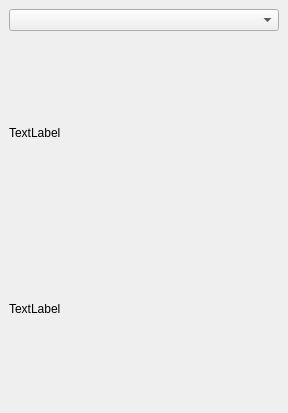
<?xml version="1.0" encoding="UTF-8"?>
<ui version="4.0">
 <class>ControlPointsSelectorDockWidgetBase</class>
 <widget class="QDockWidget" name="ControlPointsSelectorDockWidgetBase">
  <property name="geometry">
   <rect>
    <x>0</x>
    <y>0</y>
    <width>288</width>
    <height>413</height>
   </rect>
  </property>
  <property name="windowTitle">
   <string>Определитель точек контроля</string>
  </property>
  <widget class="QWidget" name="dockWidgetContents">
   <layout class="QGridLayout" name="gridLayout">
    <item row="1" column="1">
     <layout class="QVBoxLayout" name="verticalLayout">
      <item>
       <widget class="QComboBox" name="comboBox_objectNumber"/>
      </item>
      <item>
       <layout class="QVBoxLayout" name="verticalLayout_2">
        <item>
         <spacer name="horizontalSpacer_2">
          <property name="orientation">
           <enum>Qt::Horizontal</enum>
          </property>
          <property name="sizeHint" stdset="0">
           <size>
            <width>40</width>
            <height>20</height>
           </size>
          </property>
         </spacer>
        </item>
        <item>
         <widget class="QLabel" name="label_weather_OWM">
          <property name="text">
           <string>TextLabel</string>
          </property>
         </widget>
        </item>
        <item>
         <spacer name="horizontalSpacer">
          <property name="orientation">
           <enum>Qt::Horizontal</enum>
          </property>
          <property name="sizeHint" stdset="0">
           <size>
            <width>40</width>
            <height>20</height>
           </size>
          </property>
         </spacer>
        </item>
        <item>
         <widget class="QLabel" name="label_controlPoints">
          <property name="text">
           <string>TextLabel</string>
          </property>
         </widget>
        </item>
        <item>
         <spacer name="horizontalSpacer_4">
          <property name="orientation">
           <enum>Qt::Horizontal</enum>
          </property>
          <property name="sizeHint" stdset="0">
           <size>
            <width>40</width>
            <height>20</height>
           </size>
          </property>
         </spacer>
        </item>
       </layout>
      </item>
     </layout>
    </item>
   </layout>
  </widget>
 </widget>
 <resources/>
 <connections/>
</ui>
